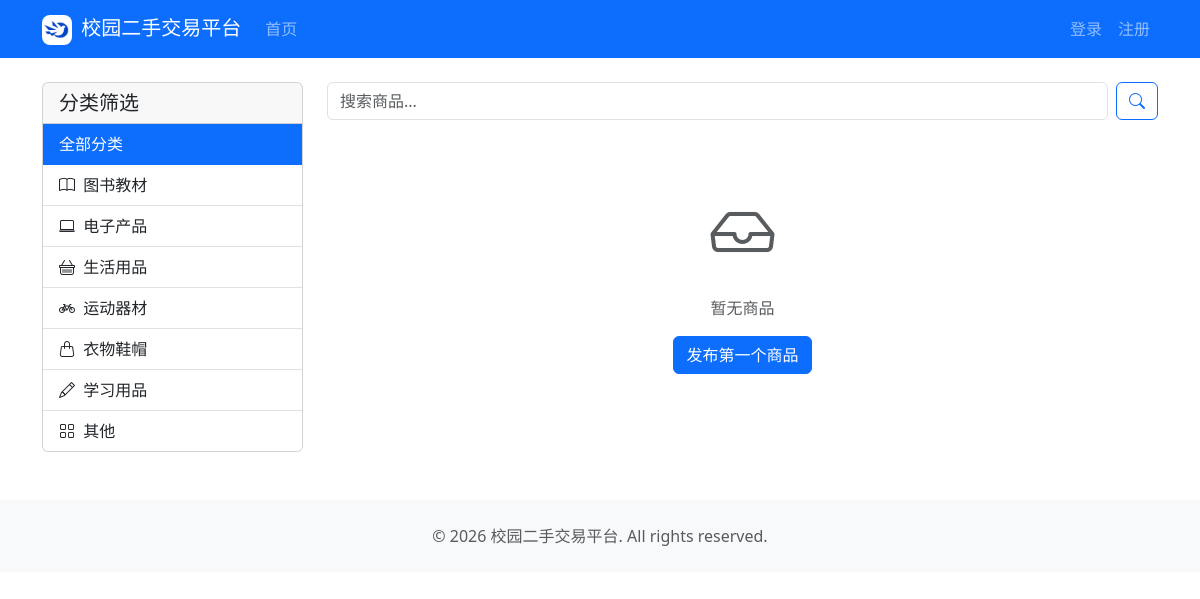
Screenshot of /products/ with the database file from the repository.
### app/models/category.py (models this page shows, shortened)
class Category(db.Model):
    __tablename__ = "categories"
    id = db.Column(db.Integer, primary_key=True, autoincrement=True)
    name = db.Column(db.String(64), nullable=False)
    description = db.Column(db.String(256), nullable=True)
    icon = db.Column(db.String(64), nullable=True)
    sort_order = db.Column(db.Integer, default=0)
    products = db.relationship("Product", back_populates="category", lazy="dynamic")

### app/blueprints/product/routes.py (the view)
@bp.route("/")
def index():
    page = request.args.get("page", 1, type=int)
    category_id = request.args.get("category", type=int)
    seller_id = request.args.get("seller", type=int)
    keyword = request.args.get("q", "").strip()
    query = Product.query
    if seller_id:
        query = query.filter_by(seller_id=seller_id)
    else:
        query = query.filter_by(status="active")
    if category_id:
        query = query.filter_by(category_id=category_id)
    if keyword:
        query = query.filter(
            Product.title.ilike(f"%{keyword}%")
            | Product.description.ilike(f"%{keyword}%")
        )
    products = query.order_by(Product.created_at.desc()).paginate(
        page=page, per_page=12, error_out=False
    )
    categories = Category.query.order_by(Category.sort_order).all()
    return render_template(
        "product/index.html",
        products=products,
        categories=categories,
        current_category_id=category_id,
        keyword=keyword,
    )

### app/templates/product/index.html (shortened to what this page needs)
{% extends "base.html" %}
{% block content %}
<div class="row">
    <div class="col-md-3">
        <div class="card">
            <div class="card-header"><h5 class="mb-0">分类筛选</h5></div>
            <div class="list-group list-group-flush">
                <a href="{{ url_for('product.index', q=keyword) }}"
                   class="list-group-item list-group-item-action {{ 'active' if not current_category_id }}">
                    全部分类
                </a>
                {% for cat in categories %}
                <a href="{{ url_for('product.index', category=cat.id, q=keyword) }}"
                   class="list-group-item list-group-item-action {{ 'active' if current_category_id == cat.id }}">
                    <i class="bi {{ cat.icon or 'bi-grid' }} me-1"></i> {{ cat.name }}
                </a>
                {% endfor %}
            </div>
        </div>
    </div>
    <div class="col-md-9">
        <form class="d-flex mb-3" method="GET" action="{{ url_for('product.index') }}">
            <input class="form-control me-2" type="search" name="q"
                   placeholder="搜索商品..." value="{{ keyword }}">
            <button class="btn btn-outline-primary" type="submit">
                <i class="bi bi-search"></i>
            </button>
        </form>
        {% if products.items %}
        <div class="row g-3">
            {% for product in products.items %}
            <div class="col-6 col-lg-4">
                <div class="card h-100 product-card">
                    {% if product.cover_image %}
                    <img src="{{ url_for('static', filename='uploads/products/' + product.cover_image) }}"
                         class="card-img-top" style="height: 180px; object-fit: cover;">
                    {% else %}
                    <div class="card-img-top bg-light d-flex align-items-center justify-content-center"
                         style="height: 180px;">
                        <i class="bi bi-image text-muted" style="font-size: 3rem;"></i>
                    </div>
                    {% endif %}
                    <div class="card-body d-flex flex-column">
                        <h6 class="card-title text-truncate">{{ product.title }}</h6>
                        <p class="card-text flex-grow-1">
                            <span class="text-danger fw-bold fs-5">&yen;{{ "%.2f"|format(product.price) }}</span>
                            {% if product.original_price %}
                            <small class="text-muted text-decoration-line-through ms-1">
                                &yen;{{ "%.2f"|format(product.original_price) }}
                            </small>
                            {% endif %}
                        </p>
                        <div class="d-flex justify-content-between align-items-center">
                            <small class="text-muted">{{ product.campus }}</small>
                            <small class="text-muted">{{ product.created_at.strftime('%m-%d') if product.created_at }}</small>
                        </div>
                    </div>
                    <a href="{{ url_for('product.detail', product_id=product.id) }}" class="stretched-link"></a>
                </div>
            </div>
            {% endfor %}
        </div>
        {% if products.pages > 1 %}
        <nav class="mt-4">
            <ul class="pagination justify-content-center">
                <li class="page-item {{ 'disabled' if not products.has_prev }}">
                    <a class="page-link" href="{{ url_for('product.index', page=products.prev_num, category=current_category_id, q=keyword) if products.has_prev else '#' }}">上一页</a>
                </li>
                {% for p in products.iter_pages(left_edge=1, right_edge=1, left_current=2, right_current=2) %}
                    {% if p %}
                    <li class="page-item {{ 'active' if p == products.page }}">
                        <a class="page-link" href="{{ url_for('product.index', page=p, category=current_category_id, q=keyword) }}">{{ p }}</a>
                    </li>
                    {% else %}
                    <li class="page-item disabled"><span class="page-link">...</span></li>
                    {% endif %}
                {% endfor %}
                <li class="page-item {{ 'disabled' if not products.has_next }}">
                    <a class="page-link" href="{{ url_for('product.index', page=products.next_num, category=current_category_id, q=keyword) if products.has_next else '#' }}">下一页</a>
                </li>
            </ul>
        </nav>
        {% endif %}
        {% else %}
        <div class="text-center py-5">
            <i class="bi bi-inbox text-muted" style="font-size: 4rem;"></i>
            <p class="text-muted mt-3">暂无商品</p>
            {% if current_category_id or keyword %}
            <a href="{{ url_for('product.index') }}" class="btn btn-outline-primary">清除筛选条件</a>
            {% else %}
            <a href="{{ url_for('product.create') }}" class="btn btn-primary">发布第一个商品</a>
            {% endif %}
        </div>
        {% endif %}
    </div>
</div>
{% endblock %}

### rows the page displays
Category: name "图书教材"
Category: name "电子产品"
Category: name "生活用品"
Category: name "运动器材"
Category: name "衣物鞋帽"
Category: name "学习用品"
Category: name "其他"

### other values shown
{{ app_name }} "校园二手交易平台"
